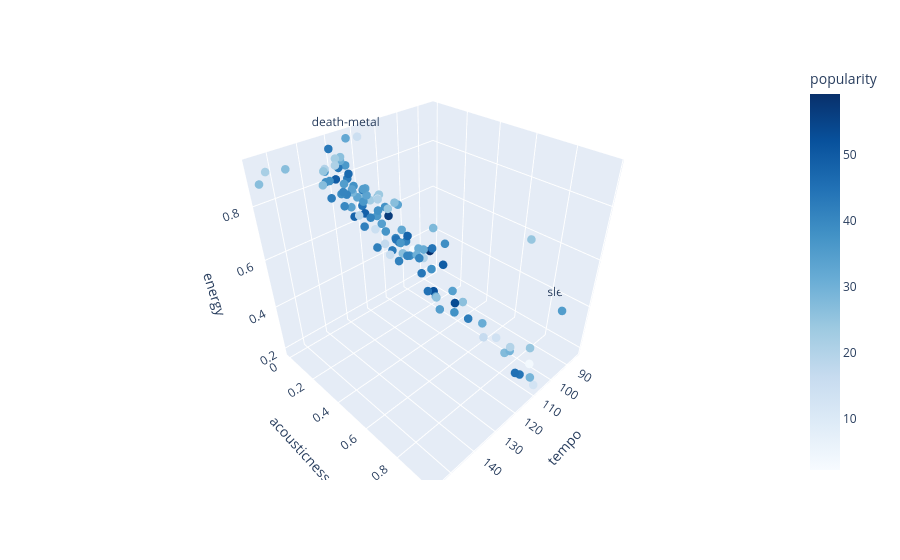

Notebook code for this chart:
### Markdown cell above
The scatter plot shows the relationship between danceability and energy, revealing a mild positive association between the two features.

Most observations cluster in the mid-to-high range of both variables (danceability ≈ 0.5–0.7 and energy ≈ 0.6–0.8), suggesting that many tracks combine a relatively danceable structure with a moderate to high level of intensity.

However, the relationship is not particularly strong or linear. There is a noticeable spread in energy values for similar levels of danceability, as well as several outliers where tracks are either highly energetic but not very danceable, or vice versa.

This indicates that while danceability and energy tend to increase together to some extent, they capture distinct aspects of a track. A song can be energetic without being highly danceable, and a danceable track does not necessarily require extreme energy levels.

### Code cell
'''
import matplotlib.pyplot as plt
from mpl_toolkits.mplot3d import Axes3D

fig = plt.figure()
ax = fig.add_subplot(111, projection='3d')

ax.scatter(tab_ct['energy'], tab_ct['tempo'], tab_ct['acousticness'])

ax.set_xlabel('X')
ax.set_ylabel('Y')
ax.set_zlabel('Z')
'''
#make only the specified label to appear
tab_ct["label"] = tab_ct["track_genre"].apply(
    lambda x: x if x in ["sleep", "death-metal"] else ""
)

import plotly.express as px

fig = px.scatter_3d(tab_ct, 'tempo', 'acousticness', 'energy', color = "popularity", color_continuous_scale="blues",text=tab_ct["label"])
#fig.update_traces(mode="markers")
fig.update_traces(marker=dict(size=5))
fig.show()
fig.write_html("scatter3d.html")


plt.show()

### Figure 1 — Plotly figure (JSON) as saved in the notebook; plotly's stock layout.template omitted (floating-point values rounded to 4 significant figures)
{"data": [{"hovertemplate": "tempo=%{x}<br>acousticness=%{y}<br>energy=%{z}<br>label=%{text}<br>popularity=%{marker.color}<extra></extra>", "legendgroup": "", "marker": {"color": [2.21, 3.245, 8.297, 11.17, 12.34, 13.05, 13.63, 14.62, 14.89, 15.77, 16.36, 17.03, 19.0, 19.8, 19.87, 20.12, 20.63, 20.98, 21.72, 22.45, 22.69, 23.86, 24.34, 24.4, 24.62, 24.63, 24.71, 25.66, 25.68, 26.11, 26.23, 26.62, 26.66, 26.66, 26.75, 26.9, 27.54, 28.07, 28.91, 29.07, 29.53, 30.36, 31.04, 31.19, 31.25, 31.5, 32.17, 32.32, 33.34, 33.47, 33.52, 33.94, 34.02, 34.16, 34.43, 34.46, 34.74, 35.03, 35.05, 35.07, 35.13, 36.08, 36.1, 36.58, 36.69, 37.17, 37.63, 37.76, 37.81, 37.81, 37.83, 37.92, 38.01, 38.24, 38.29, 38.83, 38.9, 39.04, 40.04, 40.66, 40.66, 40.7, 40.79, 40.93, 41.07, 41.14, 41.64, 41.83, 41.87, 42.32, 42.48, 42.77, 42.78, 43.48, 43.7, 43.8, 44.19, 44.3, 44.33, 44.67, 44.81, 45.02, 45.27, 46.62, 47.58, 47.87, 48.13, 48.77, 49.54, 49.59, 52.38, 53.65, 56.95, 59.28], "coloraxis": "coloraxis", "size": 5, "symbol": "circle"}, "mode": "markers+text", "name": "", "scene": "scene", "showlegend": false, "text": ["", "", "", "", "", "", "", "", "", "", "", "", "", "", "", "", "", "", "", "", "", "", "", "", "", "", "", "", "", "", "", "", "", "", "", "", "", "", "", "", "", "", "", "", "", "", "death-metal", "", "", "", "", "", "", "", "", "", "", "", "", "sleep", "", "", "", "", "", "", "", "", "", "", "", "", "", "", "", "", "", "", "", "", "", "", "", "", "", "", "", "", "", "", "", "", "", "", "", "", "", "", "", "", "", "", "", "", "", "", "", "", "", "", "", "", "", ""], "type": "scatter3d", "x": [114.8, 109.7, 119.8, 126.6, 123.9, 107.9, 112.6, 119.2, 121.8, 123.3, 116.6, 124.0, 126.3, 114.6, 114.6, 133.0, 119.9, 131.3, 152.9, 128.6, 120.1, 118.9, 122.2, 119.2, 105.6, 101.0, 136.1, 119.4, 126.6, 111.8, 126.6, 146.8, 114.9, 155.2, 117.5, 134.7, 112.1, 119.9, 124.3, 108.0, 112.0, 119.3, 126.8, 116.6, 114.4, 123.7, 123.8, 117.8, 123.3, 112.9, 122.0, 124.6, 124.7, 121.1, 120.4, 118.7, 124.3, 122.0, 123.3, 84.62, 128.3, 120.8, 125.4, 122.9, 124.0, 121.1, 133.3, 116.8, 119.7, 119.7, 123.7, 122.8, 118.5, 132.2, 133.6, 118.1, 119.1, 128.3, 129.5, 120.2, 128.5, 120.4, 120.2, 127.0, 117.8, 124.6, 125.6, 140.4, 121.4, 133.6, 119.0, 125.4, 121.6, 130.6, 127.9, 118.8, 111.1, 126.9, 122.9, 121.9, 120.9, 123.5, 118.1, 125.1, 120.9, 127.1, 127.0, 123.5, 116.1, 129.3, 119.1, 115.5, 119.2, 117.3], "y": [0.282, 0.95, 0.126, 0.00851, 0.004665, 0.973, 0.787, 1.525e-05, 0.127, 0.2515, 0.757, 0.23, 0.0956, 0.35, 0.884, 0.00402, 0.127, 0.0504, 0.0109, 4.41e-05, 0.0745, 0.121, 0.03705, 0.185, 0.909, 0.802, 0.05935, 0.119, 0.598, 0.5705, 0.0004305, 0.0174, 0.1635, 0.00332, 0.249, 0.00866, 0.835, 0.487, 0.0221, 0.95, 0.861, 0.373, 0.001325, 0.345, 0.7215, 0.4815, 0.0001315, 0.252, 0.03655, 0.154, 0.08385, 0.0259, 0.009205, 0.0622, 0.6115, 0.125, 0.588, 0.0631, 0.5505, 0.8835, 0.04275, 0.131, 0.00819, 0.07205, 0.3405, 0.192, 0.00644, 0.124, 0.618, 0.618, 0.02365, 0.1755, 0.456, 0.01355, 0.0116, 0.5325, 0.323, 0.0122, 0.05125, 0.323, 0.0337, 0.249, 0.4025, 0.0291, 0.28, 0.15, 0.3505, 0.3945, 0.1255, 0.0426, 0.6915, 0.0134, 0.2405, 0.0002915, 0.003155, 0.3965, 0.9205, 0.577, 0.0631, 0.277, 0.03775, 0.5025, 0.9555, 0.0205, 0.281, 0.435, 0.0718, 0.0898, 0.4975, 0.003245, 0.478, 0.567, 0.187, 0.4295], "z": [0.5458, 0.2943, 0.7271, 0.7105, 0.7332, 0.1898, 0.353, 0.9242, 0.6131, 0.5554, 0.367, 0.5968, 0.6791, 0.5339, 0.3728, 0.8533, 0.7258, 0.8712, 0.911, 0.8749, 0.7086, 0.7387, 0.72, 0.7028, 0.3171, 0.6999, 0.8687, 0.7318, 0.5303, 0.4107, 0.874, 0.9012, 0.7038, 0.8766, 0.5317, 0.8017, 0.3025, 0.7245, 0.741, 0.2145, 0.325, 0.5784, 0.8617, 0.5819, 0.3987, 0.6594, 0.9315, 0.633, 0.7217, 0.6853, 0.7376, 0.7542, 0.6803, 0.7551, 0.5266, 0.6224, 0.4617, 0.7562, 0.4946, 0.3421, 0.7931, 0.665, 0.8425, 0.7131, 0.6381, 0.622, 0.8453, 0.6825, 0.4342, 0.4342, 0.7636, 0.7078, 0.5458, 0.81, 0.8097, 0.6726, 0.5562, 0.7464, 0.7148, 0.5611, 0.7607, 0.6098, 0.5798, 0.7444, 0.595, 0.6796, 0.5763, 0.7895, 0.533, 0.759, 0.4354, 0.795, 0.5615, 0.9145, 0.8403, 0.5071, 0.2372, 0.7121, 0.6948, 0.6207, 0.7419, 0.4984, 0.3201, 0.8134, 0.6064, 0.7104, 0.67, 0.6741, 0.5671, 0.8033, 0.4625, 0.4267, 0.6757, 0.6046]}], "layout": {"coloraxis": {"colorbar": {"title": {"text": "popularity"}}, "colorscale": [[0, "rgb(247,251,255)"], [0.125, "rgb(222,235,247)"], [0.25, "rgb(198,219,239)"], [0.375, "rgb(158,202,225)"], [0.5, "rgb(107,174,214)"], [0.625, "rgb(66,146,198)"], [0.75, "rgb(33,113,181)"], [0.875, "rgb(8,81,156)"], [1, "rgb(8,48,107)"]]}, "legend": {"tracegroupgap": 0}, "margin": {"t": 60}, "scene": {"domain": {"x": [0, 1], "y": [0, 1]}, "xaxis": {"title": {"text": "tempo"}}, "yaxis": {"title": {"text": "acousticness"}}, "zaxis": {"title": {"text": "energy"}}}}}
